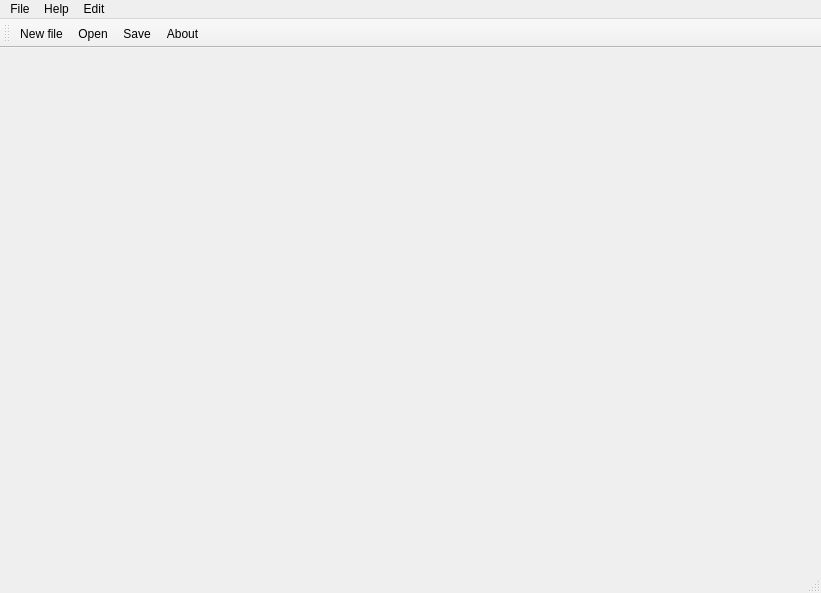
<?xml version="1.0" encoding="UTF-8"?>
<ui version="4.0">
 <class>MainWindow</class>
 <widget class="QMainWindow" name="MainWindow">
  <property name="enabled">
   <bool>true</bool>
  </property>
  <property name="geometry">
   <rect>
    <x>0</x>
    <y>0</y>
    <width>821</width>
    <height>593</height>
   </rect>
  </property>
  <property name="windowTitle">
   <string>MainWindow</string>
  </property>
  <widget class="QWidget" name="centralwidget"/>
  <widget class="QMenuBar" name="menubar">
   <property name="geometry">
    <rect>
     <x>0</x>
     <y>0</y>
     <width>821</width>
     <height>22</height>
    </rect>
   </property>
   <widget class="QMenu" name="menuFile">
    <property name="title">
     <string>File</string>
    </property>
    <addaction name="actionNew_file"/>
    <addaction name="actionSave"/>
    <addaction name="actionSave_2"/>
    <addaction name="actionOpen"/>
   </widget>
   <widget class="QMenu" name="menuHelp">
    <property name="title">
     <string>Help</string>
    </property>
    <addaction name="actionAbout"/>
   </widget>
   <widget class="QMenu" name="menuEdit">
    <property name="title">
     <string>Edit</string>
    </property>
    <addaction name="actionDelete_last_polyline"/>
   </widget>
   <addaction name="menuFile"/>
   <addaction name="menuHelp"/>
   <addaction name="menuEdit"/>
  </widget>
  <widget class="QStatusBar" name="statusbar"/>
  <widget class="QToolBar" name="toolBar">
   <property name="windowTitle">
    <string>toolBar</string>
   </property>
   <attribute name="toolBarArea">
    <enum>TopToolBarArea</enum>
   </attribute>
   <attribute name="toolBarBreak">
    <bool>false</bool>
   </attribute>
   <addaction name="actionNew_file"/>
   <addaction name="actionOpen"/>
   <addaction name="actionSave_2"/>
   <addaction name="actionAbout"/>
  </widget>
  <action name="actionNew_file">
   <property name="icon">
    <iconset resource="resource.qrc">
     <normaloff>:/rec/resource/new.png</normaloff>:/rec/resource/new.png</iconset>
   </property>
   <property name="text">
    <string>New file</string>
   </property>
  </action>
  <action name="actionSave">
   <property name="icon">
    <iconset resource="resource.qrc">
     <normaloff>:/rec/resource/Apple_classic_10Icon_5px_grid-04-512.png</normaloff>:/rec/resource/Apple_classic_10Icon_5px_grid-04-512.png</iconset>
   </property>
   <property name="text">
    <string>Save as</string>
   </property>
  </action>
  <action name="actionOpen">
   <property name="icon">
    <iconset resource="resource.qrc">
     <normaloff>:/rec/resource/Open-Folder-512.png</normaloff>:/rec/resource/Open-Folder-512.png</iconset>
   </property>
   <property name="text">
    <string>Open</string>
   </property>
  </action>
  <action name="actionSave_2">
   <property name="icon">
    <iconset resource="resource.qrc">
     <normaloff>:/rec/resource/Apple_classic_10Icon_5px_grid-04-512.png</normaloff>:/rec/resource/Apple_classic_10Icon_5px_grid-04-512.png</iconset>
   </property>
   <property name="text">
    <string>Save</string>
   </property>
  </action>
  <action name="actionAbout">
   <property name="icon">
    <iconset resource="resource.qrc">
     <normaloff>:/rec/resource/About.gif</normaloff>:/rec/resource/About.gif</iconset>
   </property>
   <property name="text">
    <string>About</string>
   </property>
  </action>
  <action name="actionDelete_last_polyline">
   <property name="text">
    <string>Delete last polyline</string>
   </property>
  </action>
 </widget>
 <resources>
  <include location="resource.qrc"/>
 </resources>
 <connections/>
</ui>
